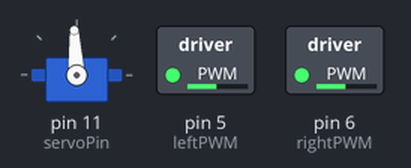
This sketch was run on a simulated Arduino Uno, built with avr-gcc and run on an emulated ATmega328P. Shown: servo, switched loads named in the sketch (green lamp = pin HIGH).

Above: at 2.5 s.
Timing chart, 0 to 4.0 s (numbered marks = the images above):
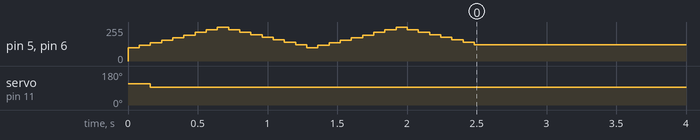

The sketch:

move-cup.ino
```cpp
#include <Servo.h>

/* constants for pin */
const int leftMotor1 = 2;
const int leftMotor2 = 3;
const int rightMotor1 = 4;
const int rightMotor2 = 7;

const int leftPWM = 5;
const int rightPWM = 6;

const int servoPin = 11;

/* constants for velocity control */
const int timeFlag = 8;
const int initVelo = 100;
const int extraVelo = 155;
const int maxVelo = 255;

/* global variables */
int sgn;
int state;
int timeLoop;

/* Servo */
Servo servo;

/**
 * Function to control the motor
 *
 * @param state = 0 forward
 *        state = 1 backward
 * @param value PWN
 */
void motor(int state, int value) {
    if (state == 0) {
        digitalWrite(leftMotor1, LOW);
        digitalWrite(leftMotor2, HIGH);
        digitalWrite(rightMotor1, LOW);
        digitalWrite(rightMotor2, HIGH);
    }
    if (state == 1) {
        digitalWrite(leftMotor1, HIGH);
        digitalWrite(leftMotor2, LOW);
        digitalWrite(rightMotor1, HIGH);
        digitalWrite(rightMotor2, LOW);
    }
    analogWrite(leftPWM, value);
    analogWrite(rightPWM, value);
}

/**
 * Function to stop the car
 */
void stopCar() {
    digitalWrite(leftMotor1, LOW);
    digitalWrite(leftMotor2, LOW);
    digitalWrite(rightMotor1, LOW);
    digitalWrite(rightMotor2, LOW);
}

void setup() {
    motor(0, initVelo);
    sgn = 0;
    state = 0;
    servo.attach(servoPin);
    timeLoop = 0;
    servo.writeMicroseconds(1500);
}

/**
 * state 0 : first acceleration and servo move
 * state 1 : stop servo. continue accelerating
 * state 2 : slow down the speed
 * state 3 : return and accelerating again
 * state 4 : slow down again
 * state 5 : stop
 */
void loop() {
    if (timeLoop == 2) {
        state = 1;
    }
    if (timeLoop == timeFlag) {
        state = 2;
	}
    if (timeLoop == 2 * timeFlag) {
        state = 3;
    }
    if (timeLoop == 3 * timeFlag) {
        state = 4;
    }
    if (timeLoop == 4 * timeFlag) {
        state = 5;
    }

    if (state == 0) {
        motor(0, initVelo + (extraVelo / timeFlag) * timeLoop);
        servo.writeMicroseconds(1700);
    }
    if (state == 1) {
        motor(0, initVelo + (extraVelo / timeFlag) * timeLoop);
        servo.writeMicroseconds(1500);
    }
    if (state == 2) {
        motor(0, maxVelo - (extraVelo / timeFlag) * (timeLoop - timeFlag));
    }
    if (state == 3) {
        motor(1, initVelo + (extraVelo / timeFlag) * (timeLoop - 2 * timeFlag));
    }
    if (state == 4) {
        motor(1, maxVelo - (extraVelo / timeFlag) * (timeLoop - 3 * timeFlag));
    }
    if (state == 5) {
        stopCar();
    }
	timeLoop += 1;
	delay(80);
}
```

Measured:
- by itself, servo on pin 11 (servoPin): 112° → 93° at 0.16 s
